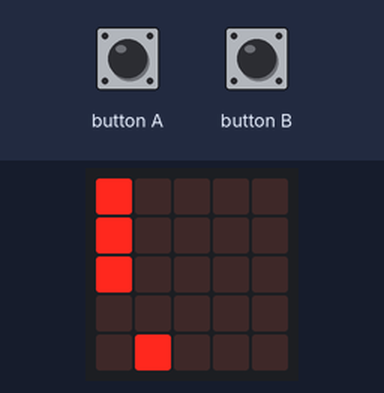
A program run on a simulated BBC micro:bit (MakeCode). Parts: the board's 5×5 LED display. The test bench sets the inputs (shaded band). Random numbers come from a fixed seed.

Above: at 5.0 s.
5.1 s: button A pressed for 0.15 s
At 6.9 s:
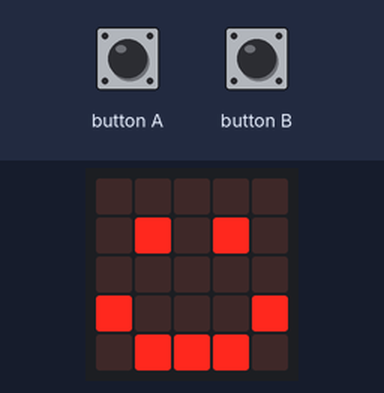
8.2 s: button B pressed for 0.15 s
At 8.82 s:
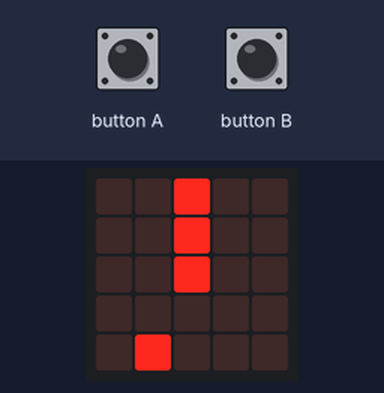
8.9 s: button B pressed for 0.15 s
At 9.32 s:
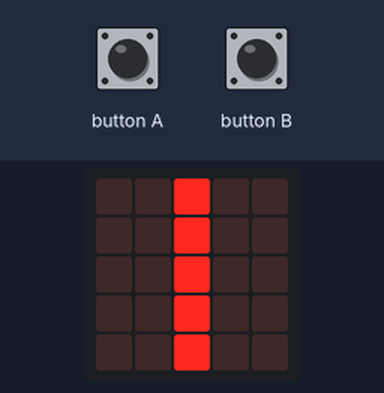
12.0 s: button A pressed for 0.15 s
At 12.29 s:
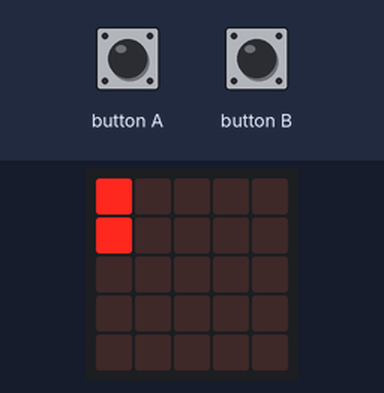
12.7 s: button B pressed for 0.15 s
At 13.07 s:
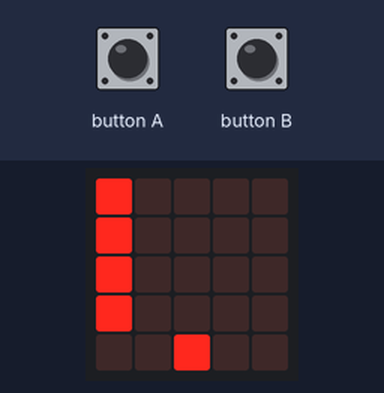
13.4 s: button A pressed for 0.15 s
At 14.96 s:
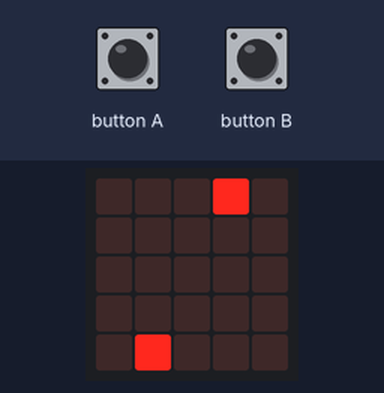
Timing chart, 0 to 16.5 s (numbered marks = the images above; inputs shaded):
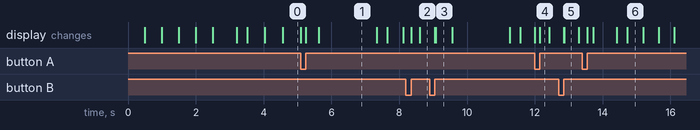

Measured:
- what the display in image 1 shows lasts 1.7 s, from 5.6 s to 7.3 s
- what the display in image 3 shows lasts 0.5 s, from 9.1 s to 9.6 s
- what the display in image 5 shows lasts 0.4 s, from 12.9 s to 13.3 s

The program:

main.ts
```typescript
// basic.show_string("Hallo Frida!")
let column = randint(0, 4)
let i = 0
let g = randint(0, 4)
let finished = false
let p = 500
let win = 50
let loss = 30
let good = 0
let bad = 0
let games = 21
function myplot(c: number) {

    led.plot(column, 4)
    while (i < 5 && !finished) {
        led.plot(c, i)
        if (column == c && i > 3) {
            basic.clearScreen()
            led.plot(column, 4)
            led.plot(2, 2)
            basic.showIcon(IconNames.Happy)
            basic.pause(1000)
            finished = true
            p -= win
            good += 1
            return
        } else {
            basic.pause(p)
            led.plot(column, 4)
            i += 1
        }

    }
    basic.showIcon(IconNames.Sad)
    finished = true
    p += loss
    bad += 1
}

input.onButtonPressed(Button.A, function on_button_pressed_a() {

    led.unplot(column, 4)
    column -= 1
    if (column < 0) {
        column = 0
    }

})
input.onButtonPressed(Button.B, function on_button_pressed_b() {

    led.unplot(column, 4)
    column += 1
    if (column > 4) {
        column = 4
    }

})
while (games > 0) {
    if (!finished) {
        myplot(g)
        basic.pause(100)
        basic.clearScreen()
        led.plot(column, 4)
        basic.pause(300)
    }

    if (finished) {
        i = 0
        g = randint(0, 4)
        finished = false
        basic.pause(10)
    }

    games -= 1
}
if (good > bad) {
    basic.showIcon(IconNames.Happy)
    basic.pause(3000)
    basic.showString("Du hast gewonnen! " + good + " von 21")
} else {
    basic.showIcon(IconNames.Angry)
    basic.pause(1000)
    basic.showString("Verloren! " + " nur " + good + " von 21 geschafft.")
}
```

test.ts
```typescript
// Hier kann man Tests durchführen; diese Datei wird nicht kompiliert, wenn dieses Paket als Erweiterung verwendet wird.
```
